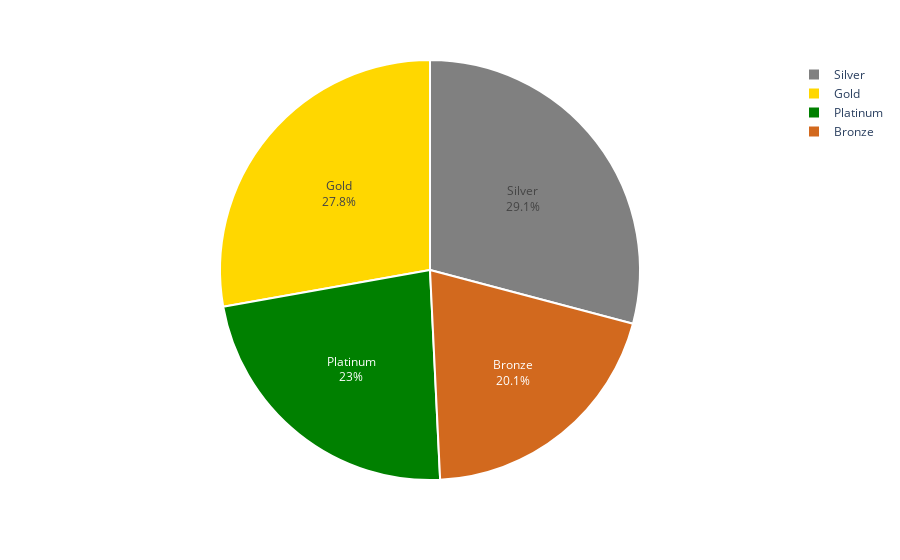

The notebook cell saved with this chart:
### Code cell
cluster_counts = customer.clusters.value_counts()

fig = px.pie(cluster_counts, 
             values = cluster_counts.values, 
             names = cluster_counts.index,
             color_discrete_sequence=['grey','gold','green','chocolate'])
fig.update_traces(textposition='inside', textinfo='percent+label', 
                  marker = dict(line = dict(color = 'white', width = 2)))
fig.show()

### Figure 1 — Plotly figure (JSON) as saved in the notebook; plotly's stock layout.template omitted (floating-point values rounded to 4 significant figures)
{"data": [{"domain": {"x": [0, 1], "y": [0, 1]}, "hovertemplate": "index=%{label}<br>value=%{value}<extra></extra>", "labels": ["Silver", "Gold", "Platinum", "Bronze"], "legendgroup": "", "marker": {"line": {"color": "white", "width": 2}}, "name": "", "showlegend": true, "textinfo": "percent+label", "textposition": "inside", "type": "pie", "values": [643, 614, 507, 444]}], "layout": {"legend": {"tracegroupgap": 0}, "margin": {"t": 60}, "piecolorway": ["grey", "gold", "green", "chocolate"]}}
